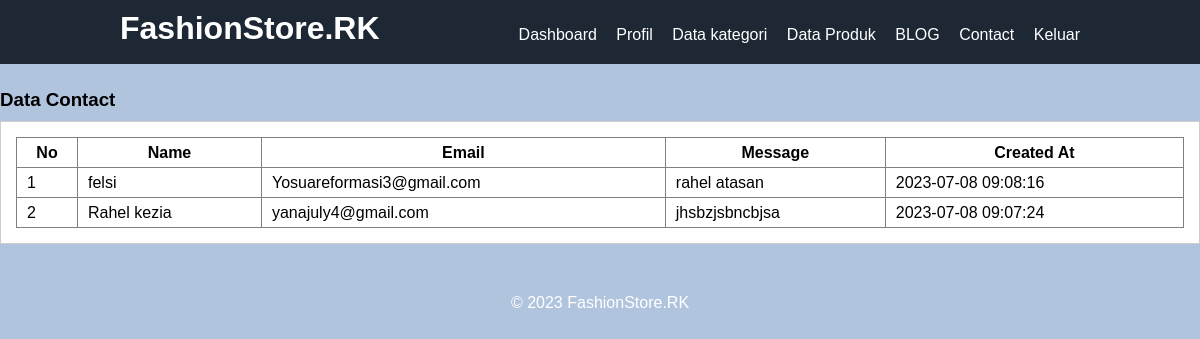
Screenshot of /addres.php (signed in) with the database file from the repository.
### tables this page shows
CREATE TABLE `tb_contact` (
  `id` int(11) NOT NULL,
  `name` varchar(255) DEFAULT NULL,
  `email` varchar(255) DEFAULT NULL,
  `message` text DEFAULT NULL,
  `created_at` timestamp NOT NULL DEFAULT current_timestamp()
);

### addres.php (the view, shortened to what this page needs)
<?php
	include 'db.php';
 ?>
<!DOCTYPE html>
<html>
<head>
	<link rel="stylesheet" type="text/css" href="css/style.css">
</head>
<body>
    <header>
		<div class="countainer">
			<h1><a href="dashboard.php"> FashionStore.RK</h1>
				<ul>
					<li><a href="dashboard.php">Dashboard</a></li>
					<li><a href="profil.php">Profil</a></li>
					<li><a href="data-kategori.php">Data kategori</a></li>
					<li><a href="data-produk.php">Data Produk</a></li>
					<li><a href="data-blog.php">BLOG</a></li>
					<li><a href="addres.php">Contact</a></li>
					<li><a href="index.php">Keluar</a></li>
				</ul>
			</div>
	</header>
    <div class="section">
        <div class="container">
            <h3>Data Contact</h3>
            <div class="box">
                <table border="1" cellspacing="0" class="table">
                    <thead>
                        <tr>
                            <th width="60px">No</th>
                            <th>Name</th>
                            <th>Email</th>
                            <th>Message</th>
                            <th>Created At</th>
                        </tr>
                    </thead>
                    <tbody>
                        <?php
                            $no = 1;
                            $contacts = mysqli_query($conn, "SELECT * FROM tb_contact ORDER BY id DESC");
                            if(mysqli_num_rows($contacts) > 0){
                                while($row = mysqli_fetch_array($contacts)){
                        ?>
                        <tr>
                            <td><?php echo $no++ ?></td>
                            <td><?php echo $row['name'] ?></td>
                            <td><?php echo $row['email'] ?></td>
                            <td><?php echo $row['message'] ?></td>
                            <td><?php echo $row['created_at'] ?></td>
                        </tr>
                        <?php
                                }
                            } else {
                        ?>
                        <tr>
                            <td colspan="5">Tidak ada data</td>
                        </tr>
                        <?php
                            }
                        ?>
                    </tbody>
                </table>
            </div>
        </div>
    </div>
    <footer>
        <div class="container">
            <p style="text-align:center; color:white;">&copy; <?php echo date("Y"); ?> FashionStore.RK</p>
        </div>
    </footer>
</body>
</html>

### css/style.css (style rules this page uses)
* { padding: 0; margin: 0; font-family: 'Quicksand', sans-serif; }
body { background-color: #B0C4DE; }
a { color: inherit; text-decoration: none; }
header { background-color: #1d2834; color: #fff; }
header h1 { float: left; padding: 10px 0; }
header ul { float: right; }
header ul li { display: inline-block; }
header ul li a { padding:20px 0 20px 15px; display: inline-block; }
.countainer { width: 80%; margin:0 auto; }
.countainer:after { content: ''; display: block; clear: both; }
.section { padding:25px 0; }
.box { background-color: #fff; border:1px solid #ccc; padding:15px; box-sizing: border-box; margin: 10px 0 25px 0; }
.box:after { content: ''; display: block; clear: both; }
.table { width: 100%; border-collapse: collapse; }
.table tr { height: 30px; }
.table tr td { padding: 5px 10px; }

### rows the page displays
tb_contact: name "felsi", email "Yosuareformasi3@gmail.com", message "rahel atasan", created_at "2023-07-08 09:08:16"
tb_contact: name "Rahel kezia", email "yanajuly4@gmail.com", message "jhsbzjsbncbjsa", created_at "2023-07-08 09:07:24"
